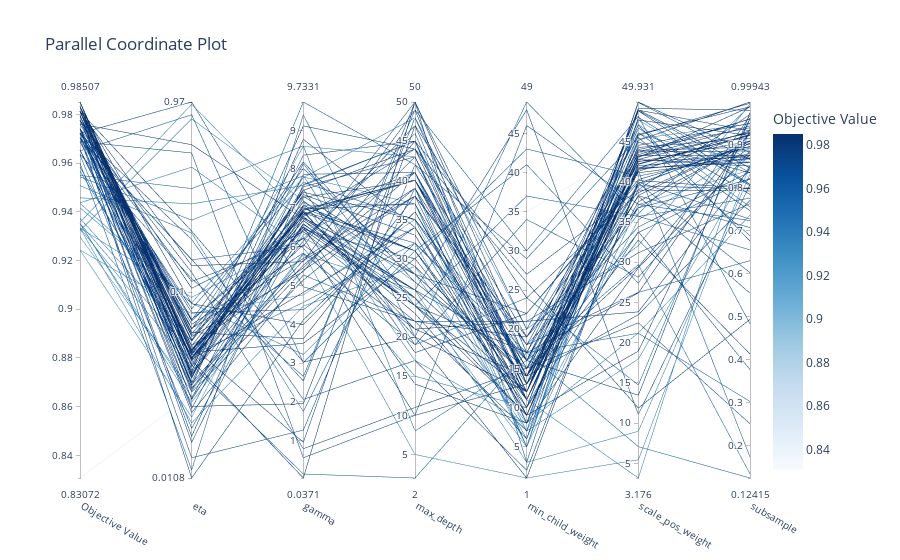

Notebook source saved alongside this figure:
### Code cell
#plot_parallel_coordinate: interactively visualizes the hyperparameters and scores
optuna.visualization.plot_parallel_coordinate(study)
